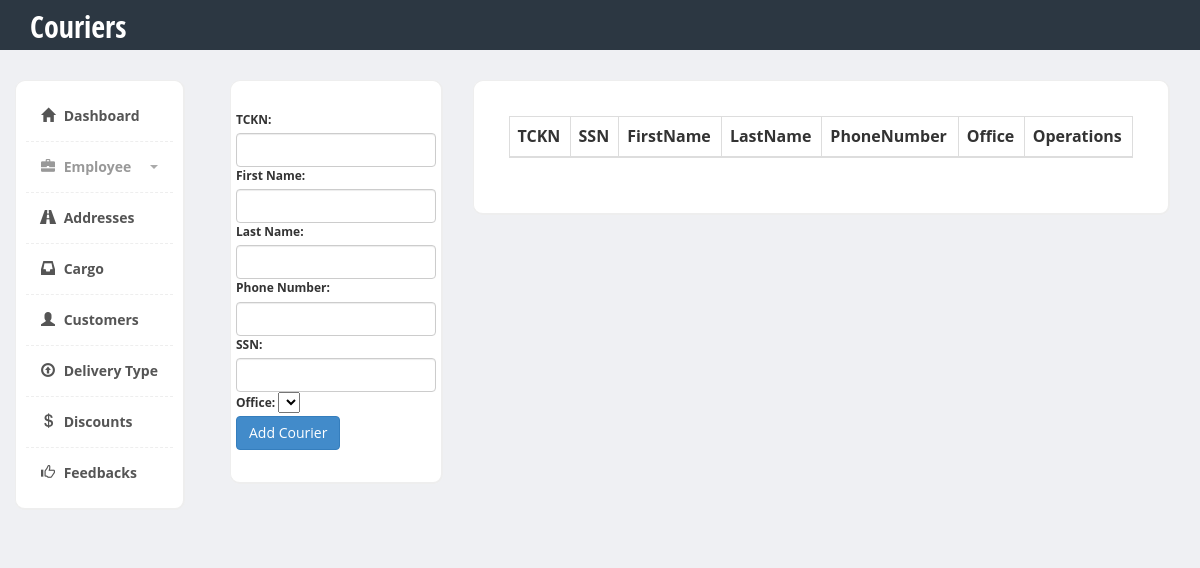
Before: /VTProject/couriers.php with the older database file.
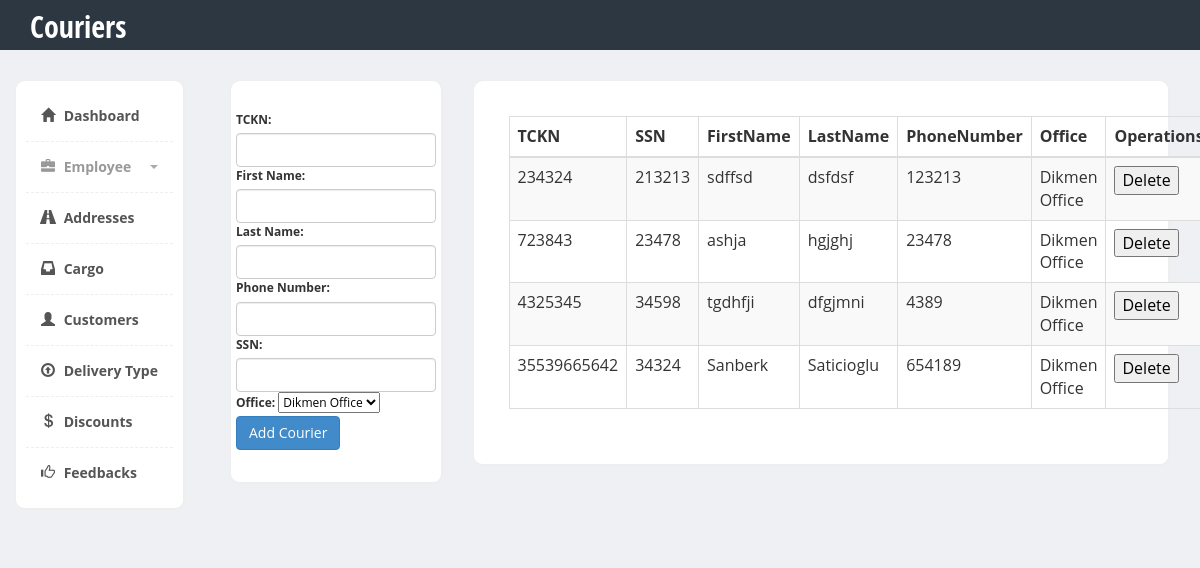
After: the same page with the newer database file.
### tables this page shows
CREATE TABLE `courier` (
  `TCKN` bigint(11) NOT NULL
);

CREATE TABLE `employee` (
  `TCKN` bigint(11) NOT NULL,
  `SSN` int(11) NOT NULL,
  `FK_Office_OfficeID` int(11) NOT NULL
);

CREATE TABLE `person` (
  `TCKN` bigint(11) NOT NULL,
  `FirstName` varchar(255) NOT NULL,
  `LastName` varchar(255) NOT NULL,
  `PhoneNumber` int(20) NOT NULL
);

CREATE TABLE `office` (
  `OfficeID` int(11) NOT NULL,
  `FK_Address_ID` int(11) NOT NULL,
  `Name` varchar(255) NOT NULL
);

### VTProject/couriers.php (the view, shortened to what the changed rows need)
<html><head>
        <link href="https://code.jquery.com/ui/1.10.3/themes/redmond/jquery-ui.css" rel="stylesheet" media="screen">
        <link href="bootstrap/css/bootstrap.min.css" rel="stylesheet">
        <link href="css/styles.css" rel="stylesheet">
    </head>
    <body>
        <div class="header">
            <div class="container">
                <div class="row">
                    <div class="col-md-5">
                        <div class="logo">
                            <h1><a href="couriers.php">Couriers</a></h1>
                        </div>
                    </div>
                </div>
            </div>
        </div>
        <div class="page-content">
            <div class="row">
                <div class="col-md-10">
                    <div class="col-md-3">
                        <div class="content-box-large">
                            <div class ="row ">
                                <form action="" method="post">
                                    <label for="tc">TCKN:</label>
                                    <input class="form-control" type="text" name="tc" id="tc">
                                    <label for="firstName">First Name:</label>
                                    <input class="form-control" type="text" name="firstname" id="firstName">
                                    <label for="lastName">Last Name:</label>
                                    <input class="form-control" type="text" name="lastname" id="lastName">
                                    <label for="phonenumber">Phone Number:</label>
                                    <input class="form-control" type="text" name="phonenumber" id="phonenumber">
                                    <label for="ssn">SSN:</label>
                                    <input class="form-control" type="text" name="ssn" id="ssn">
                                    <label for="office">Office:</label>
                                    <select name="office">
                                        <?php
                                        include("config.php");
                                        $query = "CALL get_offices()";
                                        $result = mysqli_query($db, $query);
                                        while ($row = mysqli_fetch_assoc($result)) {
                                            echo "<option value= " . $row['OfficeID'] . ">" . $row['Name'] . "</option>";
                                        }
                                        ?>
                                    </select>
                                    <br />
                                    <div class="action">
                                        <input class="btn btn-primary signup" type = "submit" value = " Add Courier "/><br />
                                    </div>
                                </form>
                            </div>
                        </div>
                    </div>
                    <div class ="col-md-9">
                        <div class="content-box-large">
                            <div class="panel-body">
                                <table class="table table-striped table-bordered" id="example" cellspacing="0" cellpadding="0" border="0">
                                    <thead>
                                        <tr>
                                            <th>TCKN</th>
                                            <th>SSN</th>
                                            <th>FirstName</th>
                                            <th>LastName</th>
                                            <th>PhoneNumber</th>
                                            <th>Office</th>
                                            <th>Operations</th>
                                        </tr>
                                    </thead>
                                    <tbody>
                                        <?php
                                        include("config.php");
                                        $query = "CALL get_couriers()";
                                        $result = mysqli_query($db, $query);
                                        while ($row = mysqli_fetch_assoc($result)) {
                                            echo '<tr>';
                                            echo "<td>" . $row["TCKN"] . "</td> <td>" . $row["SSN"] . "</td> <td>" . $row["FirstName"] . "</td> <td>" . $row["LastName"] . "</td> <td>" . $row["PhoneNumber"] . "</td> <td>" . $row["Name"] . "</td>";
                                            echo '<form action="" method="post">';
                                            echo "</td> <td> <input type ='submit' class='button' name='delete' value='Delete' /> "
                                            . "<input type ='hidden' name='delete' value='".$row["TCKN"]."' /> </td>";
                                            echo '</form>';
                                            echo '</tr>';
                                        }
                                        ?>
                                    </tbody>
                                </table>
                            </div>
                        </div>
                    </div>
                </div>
            </div>
        </div>
        <link href="vendors/datatables/dataTables.bootstrap.css" rel="stylesheet" media="screen">
    </body></html>

Changed rows visible on the page:
added courier: TCKN "234324", TCKN.SSN "213213", person.FirstName "sdffsd", person.LastName "dsfdsf", person.PhoneNumber "123213", office.Name "Dikmen Office"
added courier: TCKN "723843", TCKN.SSN "23478", person.FirstName "ashja", person.LastName "hgjghj", person.PhoneNumber "23478", office.Name "Dikmen Office"
added courier: TCKN "4325345", TCKN.SSN "34598", person.FirstName "tgdhfji", person.LastName "dfgjmni", person.PhoneNumber "4389", office.Name "Dikmen Office"
added courier: TCKN "35539665642", TCKN.SSN "34324", person.FirstName "Sanberk", person.LastName "Saticioglu", person.PhoneNumber "654189", office.Name "Dikmen Office"
Other visible differences:
form field office: (not shown) → "Dikmen Office"
